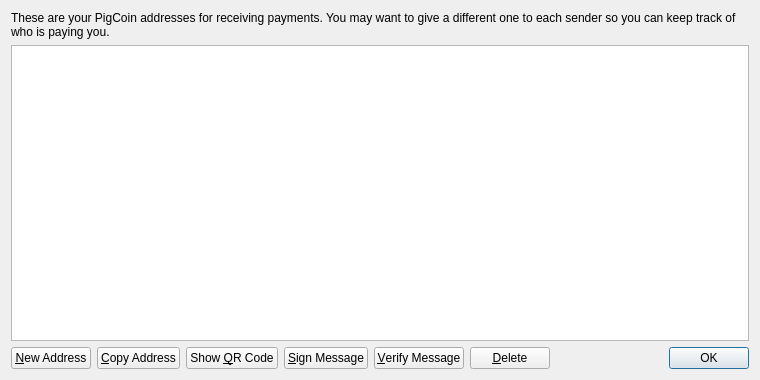
<?xml version="1.0" encoding="UTF-8"?>
<ui version="4.0">
 <class>AddressBookPage</class>
 <widget class="QWidget" name="AddressBookPage">
  <property name="geometry">
   <rect>
    <x>0</x>
    <y>0</y>
    <width>760</width>
    <height>380</height>
   </rect>
  </property>
  <property name="windowTitle">
   <string>Address Book</string>
  </property>
  <layout class="QVBoxLayout" name="verticalLayout">
   <item>
    <widget class="QLabel" name="labelExplanation">
     <property name="text">
      <string>These are your PigCoin addresses for receiving payments. You may want to give a different one to each sender so you can keep track of who is paying you.</string>
     </property>
     <property name="textFormat">
      <enum>Qt::PlainText</enum>
     </property>
     <property name="wordWrap">
      <bool>true</bool>
     </property>
    </widget>
   </item>
   <item>
    <widget class="QTableView" name="tableView">
     <property name="contextMenuPolicy">
      <enum>Qt::CustomContextMenu</enum>
     </property>
     <property name="toolTip">
      <string>Double-click to edit address or label</string>
     </property>
     <property name="tabKeyNavigation">
      <bool>false</bool>
     </property>
     <property name="alternatingRowColors">
      <bool>true</bool>
     </property>
     <property name="selectionMode">
      <enum>QAbstractItemView::SingleSelection</enum>
     </property>
     <property name="selectionBehavior">
      <enum>QAbstractItemView::SelectRows</enum>
     </property>
     <property name="sortingEnabled">
      <bool>true</bool>
     </property>
     <attribute name="verticalHeaderVisible">
      <bool>false</bool>
     </attribute>
    </widget>
   </item>
   <item>
    <layout class="QHBoxLayout" name="horizontalLayout">
     <item>
      <widget class="QPushButton" name="newAddressButton">
       <property name="toolTip">
        <string>Create a new address</string>
       </property>
       <property name="text">
        <string>&amp;New Address</string>
       </property>
       <property name="icon">
        <iconset resource="../bitcoin.qrc">
         <normaloff>:/icons/add</normaloff>:/icons/add</iconset>
       </property>
      </widget>
     </item>
     <item>
      <widget class="QPushButton" name="copyToClipboard">
       <property name="toolTip">
        <string>Copy the currently selected address to the system clipboard</string>
       </property>
       <property name="text">
        <string>&amp;Copy Address</string>
       </property>
       <property name="icon">
        <iconset resource="../bitcoin.qrc">
         <normaloff>:/icons/editcopy</normaloff>:/icons/editcopy</iconset>
       </property>
      </widget>
     </item>
     <item>
      <widget class="QPushButton" name="showQRCode">
       <property name="text">
        <string>Show &amp;QR Code</string>
       </property>
       <property name="icon">
        <iconset resource="../bitcoin.qrc">
         <normaloff>:/icons/qrcode</normaloff>:/icons/qrcode</iconset>
       </property>
      </widget>
     </item>
     <item>
      <widget class="QPushButton" name="signMessage">
       <property name="toolTip">
        <string>Sign a message to prove you own a Bitcoin address</string>
       </property>
       <property name="text">
        <string>&amp;Sign Message</string>
       </property>
       <property name="icon">
        <iconset resource="../bitcoin.qrc">
         <normaloff>:/icons/edit</normaloff>:/icons/edit</iconset>
       </property>
      </widget>
     </item>
     <item>
      <widget class="QPushButton" name="verifyMessage">
       <property name="toolTip">
        <string>Verify a message to ensure it was signed with a specified Bitcoin address</string>
       </property>
       <property name="text">
        <string>&amp;Verify Message</string>
       </property>
       <property name="icon">
        <iconset resource="../bitcoin.qrc">
         <normaloff>:/icons/transaction_0</normaloff>:/icons/transaction_0</iconset>
       </property>
      </widget>
     </item>
     <item>
      <widget class="QPushButton" name="deleteButton">
       <property name="toolTip">
        <string>Delete the currently selected address from the list. Only sending addresses can be deleted.</string>
       </property>
       <property name="text">
        <string>&amp;Delete</string>
       </property>
       <property name="icon">
        <iconset resource="../bitcoin.qrc">
         <normaloff>:/icons/remove</normaloff>:/icons/remove</iconset>
       </property>
      </widget>
     </item>
     <item>
      <spacer name="horizontalSpacer">
       <property name="orientation">
        <enum>Qt::Horizontal</enum>
       </property>
       <property name="sizeHint" stdset="0">
        <size>
         <width>40</width>
         <height>20</height>
        </size>
       </property>
      </spacer>
     </item>
     <item>
      <widget class="QDialogButtonBox" name="buttonBox">
       <property name="sizePolicy">
        <sizepolicy hsizetype="Maximum" vsizetype="Fixed">
         <horstretch>0</horstretch>
         <verstretch>0</verstretch>
        </sizepolicy>
       </property>
       <property name="standardButtons">
        <set>QDialogButtonBox::Ok</set>
       </property>
      </widget>
     </item>
    </layout>
   </item>
  </layout>
 </widget>
 <resources>
  <include location="../bitcoin.qrc"/>
 </resources>
 <connections/>
</ui>
